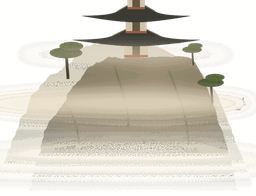
#> input picture tools/imagery/pagoda-cliff.src.png, 256 x 196 px, shrunk from 705 x 540 before the run
$ python feather.py
#> lines starting #> are read from the running program, lines starting #| are printed output that depends on the picture
"""Feather the outer edges of public/images/pagoda-cliff.* so the baked-in mist never ends in a hard rectangle.

Usage: python3 tools/imagery/feather.py   (run on the PNG master; writes png, webp, avif)
Idempotent: always re-derives from public/images/pagoda-cliff.src.png if present, else keeps a copy first.
"""
import shutil
from pathlib import Path
from PIL import Image

IMG = Path(__file__).resolve().parents[2] / 'public' / 'images'
SRC = Path(__file__).resolve().parent / 'pagoda-cliff.src.png'
OUT = IMG / 'pagoda-cliff'


def smooth(t: float) -> float:
    t = max(0.0, min(1.0, t))
    return t * t * (3 - 2 * t)


def main() -> None:
    if not SRC.exists():
        shutil.copy(OUT.with_suffix('.png'), SRC)
    im = Image.open(SRC).convert('RGBA')
#> im is the input picture: PIL image 256x196 RGBA; mean R, G, B, A 197.4, 189.8, 138.9, 110.5
    w, h = im.size
#> w = 256; h = 196
    px = im.load()
    fx, ftop, fbot = 0.28 * w, 0.14 * h, 0.14 * h
#> fx = 71.68; ftop = 27.44; fbot = 27.44
    for y in range(h):
        ky = min(smooth(y / ftop), smooth((h - 1 - y) / fbot))
        for x in range(w):
            kx = min(smooth(x / fx), smooth((w - 1 - x) / fx))
            r, g, b, a = px[x, y]
            px[x, y] = (r, g, b, round(a * kx * ky))
    im.save(OUT.with_suffix('.png'), optimize=True)
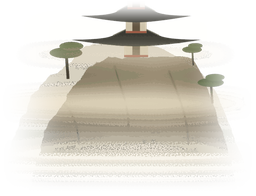
#> saved as pagoda-cliff.png: PIL image 256x196 RGBA; mean R, G, B, A 197.4, 189.8, 138.9, 93.1; transparent parts drawn white
    im.save(OUT.with_suffix('.webp'), quality=88, method=6)
    im.save(OUT.with_suffix('.avif'), quality=70)


main()
